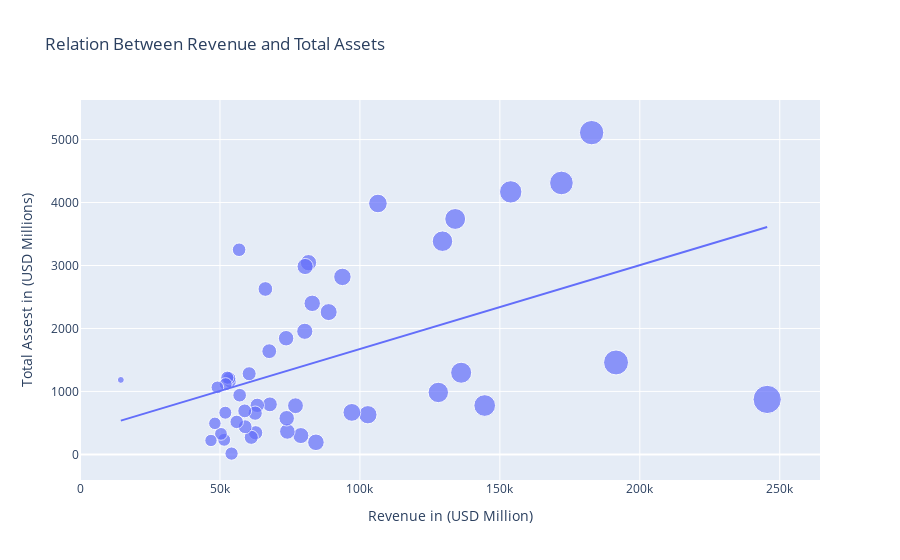

Notebook code cell kept with this figure:
### Code cell
px.scatter(data_frame=df, x='Revenue in (USD Million)', y='Total Assest in (USD Millions)',size='Revenue in (USD Million)',trendline='ols',title='Relation Between Revenue and Total Assets')

### Figure 1 — Plotly figure (JSON) as saved in the notebook; plotly's stock layout.template omitted (floating-point values rounded to 4 significant figures)
{"data": [{"hovertemplate": "Revenue in (USD Million)=%{marker.size}<br>Total Assest in (USD Millions)=%{y}<extra></extra>", "legendgroup": "", "marker": {"color": "#636efa", "size": [245510, 191509, 182794, 172000, 153884, 144589, 136173, 134045, 129503, 128011, 106437, 102851, 97128, 93753, 88839, 84290, 82958, 81632, 80429, 80303, 78898, 76984, 74074, 73841, 73630, 67842, 67605, 66228, 63324, 62752, 62579, 61185, 60433, 59001, 58840, 57033, 56838, 55973, 54139, 53498, 53313, 52628, 52047, 51919, 51516, 50359, 49076, 48183, 46788, 14592], "sizemode": "area", "sizeref": 613.8, "symbol": "circle"}, "mode": "markers", "name": "", "orientation": "v", "showlegend": false, "type": "scatter", "x": [245510, 191509, 182794, 172000, 153884, 144589, 136173, 134045, 129503, 128011, 106437, 102851, 97128, 93753, 88839, 84290, 82958, 81632, 80429, 80303, 78898, 76984, 74074, 73841, 73630, 67842, 67605, 66228, 63324, 62752, 62579, 61185, 60433, 59001, 58840, 57033, 56838, 55973, 54139, 53498, 53313, 52628, 52047, 51919, 51516, 50359, 49076, 48183, 46788, 14592], "xaxis": "x", "y": [873, 1460, 5110, 4311, 4169, 776, 1297, 3739, 3386, 984, 3985, 630, 667, 2819, 2260, 192, 2399, 3045, 2984, 1955, 299, 773, 364, 574, 1845, 795, 1639, 2627, 779, 343, 655, 271, 1281, 439, 691, 940, 3250, 516, 13, 1163, 1209, 1219, 1115, 662, 232, 326, 1065, 493, 221, 1183], "yaxis": "y"}, {"hovertemplate": "<b>OLS trendline</b><br>Total Assest in (USD Millions) = 0.0133199 * Revenue in (USD Million) + 342.476<br>R<sup>2</sup>=0.215308<br><br>Revenue in (USD Million)=%{x}<br>Total Assest in (USD Millions)=%{y} <b>(trend)</b><extra></extra>", "legendgroup": "", "marker": {"color": "#636efa", "symbol": "circle"}, "mode": "lines", "name": "", "showlegend": false, "type": "scatter", "x": [14592, 46788, 48183, 49076, 50359, 51516, 51919, 52047, 52628, 53313, 53498, 54139, 55973, 56838, 57033, 58840, 59001, 60433, 61185, 62579, 62752, 63324, 66228, 67605, 67842, 73630, 73841, 74074, 76984, 78898, 80303, 80429, 81632, 82958, 84290, 88839, 93753, 97128, 102851, 106437, 128011, 129503, 134045, 136173, 144589, 153884, 172000, 182794, 191509, 245510], "xaxis": "x", "y": [536.8, 965.7, 984.3, 996.2, 1013.0, 1029.0, 1034.0, 1036.0, 1043.0, 1053.0, 1055.0, 1064.0, 1088.0, 1100.0, 1102.0, 1126.0, 1128.0, 1147.0, 1157.0, 1176.0, 1178.0, 1186.0, 1225.0, 1243.0, 1246.0, 1323.0, 1326.0, 1329.0, 1368.0, 1393.0, 1412.0, 1414.0, 1430.0, 1447.0, 1465.0, 1526.0, 1591.0, 1636.0, 1712.0, 1760.0, 2048.0, 2067.0, 2128.0, 2156.0, 2268.0, 2392.0, 2633.0, 2777.0, 2893.0, 3613.0], "yaxis": "y"}], "layout": {"legend": {"itemsizing": "constant", "tracegroupgap": 0}, "title": {"text": "Relation Between Revenue and Total Assets"}, "xaxis": {"anchor": "y", "domain": [0, 1], "title": {"text": "Revenue in (USD Million)"}}, "yaxis": {"anchor": "x", "domain": [0, 1], "title": {"text": "Total Assest in (USD Millions)"}}}}
